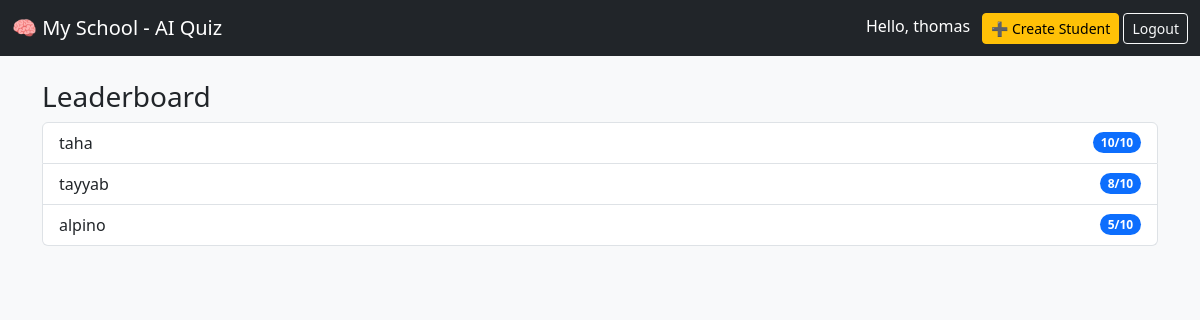
Page /leaderboard/ (signed in) on the committed database.
### quiz/models.py (models this page shows)
class Score(models.Model):
    user = models.ForeignKey(User, on_delete=models.CASCADE)
    score = models.IntegerField()
    completed_at = models.DateTimeField(auto_now_add=True)

### quiz/views.py (the view)
# urls.py: path('leaderboard/', views.leaderboard, name='leaderboard'),
@login_required
def leaderboard(request):
    scores = Score.objects.order_by('-score')
    return render(request, 'quiz/leaderboard.html', {'scores': scores})

### quiz/templates/quiz/leaderboard.html
{% extends 'quiz/base.html' %}
{% block content %}
<h3>Leaderboard</h3>
<ol class="list-group">
  {% for score in scores %}
    <li class="list-group-item d-flex justify-content-between align-items-center">
      {{ score.user.username }}
      <span class="badge bg-primary rounded-pill">{{ score.score }}/10</span>
    </li>
  {% endfor %}
</ol>
{% endblock %}

### quiz/templates/quiz/base.html (shortened to what this page needs)
<!DOCTYPE html>
<html lang="en">
<head>
  <link href="https://cdn.jsdelivr.net/npm/bootstrap@5.3.0/dist/css/bootstrap.min.css" rel="stylesheet">
</head>
<body class="bg-light">
  <nav class="navbar navbar-dark bg-dark">
  <div class="container-fluid">
    <a class="navbar-brand" href="#">🧠 My School - AI Quiz</a>
    <div>
      {% if user.is_authenticated %}
        <span class="text-white me-2">Hello, {{ user.username }}</span>
        <form method="post" action="{% url 'logout' %}" style="display:inline;">
  {% if user.is_superuser %}
  <a href="{% url 'create_student' %}" class="btn btn-warning btn-sm">➕ Create Student</a>
{% endif %}
  <button type="submit" class="btn btn-outline-light btn-sm">Logout</button>
</form>
      {% else %}
        <a href="{% url 'login' %}" class="btn btn-outline-light btn-sm">Login</a>
      {% endif %}
    </div>
  </div>
</nav>
  <div class="container mt-4 fade-in">
    {% block content %}{% endblock %}
  </div>
</body>
</html>

### quiz/templates/quiz/base.html (style rules this page uses)
.fade-in { animation: fadeIn 1s ease-in; }

### rows in the picture
Score: user.username "taha", score "10"
Score: user.username "tayyab", score "8"
Score: user.username "alpino", score "5"

### other values in the picture
{{ user.username }} "thomas"
